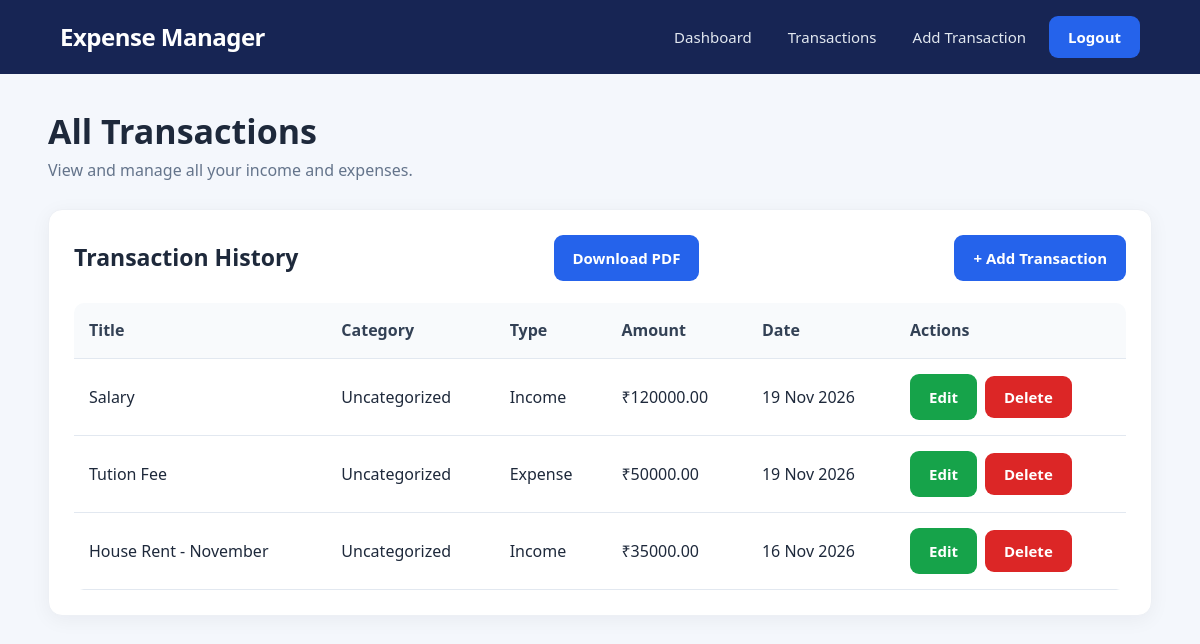
Page /transactions/ (signed in) on the committed database.
### expenses/models.py (models this page shows, shortened)
class Expense(models.Model):
    TRANSACTION_TYPES = [('income', 'Income'),('expense', 'Expense'),]
    user = models.ForeignKey(User, on_delete=models.CASCADE)
    title = models.CharField(max_length=200)
    amount = models.DecimalField(max_digits=10, decimal_places=2)
    transaction_type = models.CharField(max_length=10, choices=TRANSACTION_TYPES, default='expense')
    category = models.ForeignKey(Category, on_delete=models.SET_NULL, null=True, blank=True)
    description = models.TextField(blank=True)
    date = models.DateField()
    created_at = models.DateTimeField(auto_now_add=True)

### expenses/views.py (the view)
# urls.py: path('transactions/', views.expense_list, name='expense_list'),
@login_required
def expense_list(request):
    expenses = Expense.objects.filter(
        user=request.user
    ).order_by('-date', '-id')
    return render(
        request,
        'expenses/expense_list.html',
        {'expenses': expenses}
    )

### expenses/templates/expenses/expense_list.html (shortened to what this page needs)
{% extends 'base.html' %}
{% block content %}
<div class="page-header">
    <h1>All Transactions</h1>
    <p>View and manage all your income and expenses.</p>
</div>
<div class="card">
    <div style="display: flex; justify-content: space-between; align-items: center; flex-wrap: wrap; gap: 15px; margin-bottom: 22px;">
        <h2>Transaction History</h2>
        <a href="{% url 'download_transactions_pdf' %}" class="btn btn-danger">
             Download PDF
        </a>
        <a href="{% url 'add_expense' %}" class="btn">
            + Add Transaction
        </a>
    </div>
    <div class="table-wrapper">
        <table>
            <thead>
                <tr>
                    <th>Title</th>
                    <th>Category</th>
                    <th>Type</th>
                    <th>Amount</th>
                    <th>Date</th>
                    <th>Actions</th>
                </tr>
            </thead>
            <tbody>
                {% for item in expenses %}
                <tr>
                    <td>{{ item.title }}</td>
                    <td>
                        {{ item.category|default:"Uncategorized" }}
                    </td>
                    <td>
                        {{ item.get_transaction_type_display }}
                    </td>
                    <td>
                        ₹{{ item.amount|floatformat:2 }}
                    </td>
                    <td>
                        {{ item.date|date:"d M Y" }}
                    </td>
                    <td>
                        <div style="display: flex; gap: 8px; align-items: center;">
                            <a href="{% url 'edit_expense' item.id %}"
                               class="btn edit-btn">
                                Edit
                            </a>
                            <form method="POST"
                                  action="{% url 'delete_expense' item.id %}"
                                  style="width: auto;"
                                  onsubmit="return confirm('Are you sure you want to delete this transaction?');">
                                <button type="submit" class="delete-btn">
                                    Delete
                                </button>
                            </form>
                        </div>
                    </td>
                </tr>
                {% empty %}
                <tr>
                    <td colspan="6" class="empty-state">
                        No transactions found. Start by adding your first transaction.
                    </td>
                </tr>
                {% endfor %}
            </tbody>
        </table>
    </div>
</div>
{% endblock %}

### expense_manager/templates/base.html (style rules this page uses)
* { margin: 0; padding: 0; box-sizing: border-box; }
:root { --primary: #2563eb; --primary-dark: #1d4ed8; --navy: #172554; --background: #f4f7fc; --white: #ffffff; --text: #1e293b; --muted: #64748b; --border: #e2e8f0; --green: #16a34a; --red: #dc2626; --radius: 14px; }
body { font-family: 'Segoe UI', Arial, sans-serif; background: var(--background); color: var(--text); line-height: 1.6; min-height: 100vh; }
h1, h2, h3 { line-height: 1.3; }
h1 { font-size: clamp(25px, 4vw, 34px); margin-bottom: 5px; }
h2 { font-size: 23px; }
p { color: var(--muted); }
.card { background: var(--white); padding: 25px; border-radius: var(--radius); box-shadow: 0 4px 20px rgba(15, 23, 42, 0.05); border: 1px solid #edf0f5; margin-bottom: 22px; }
form { width: 100%; }
button, .btn { display: inline-block; background: var(--primary); color: white; padding: 11px 19px; border: none; border-radius: 9px; font-size: 15px; font-weight: 600; text-decoration: none; cursor: pointer; font-family: inherit; transition: 0.2s; }
.delete-btn { background: var(--red); }
.edit-btn { background: var(--green); }
.table-wrapper { width: 100%; overflow-x: auto; border-radius: 10px; }
table { width: 100%; min-width: 600px; border-collapse: collapse; background: white; }
th, td { padding: 15px; border-bottom: 1px solid var(--border); text-align: left; white-space: nowrap; }
th { background: #f8fafc; font-weight: 700; color: #334155; }
.page-header { margin-bottom: 25px; }

### rows in the picture
Expense: title "Salary", category "Uncategorized", transaction_type "Income", amount "120000.00", date "19 Nov 2026"
Expense: title "Tution Fee", category "Uncategorized", transaction_type "Expense", amount "50000.00", date "19 Nov 2026"
Expense: title "House Rent - November", category "Uncategorized", transaction_type "Income", amount "35000.00", date "16 Nov 2026"
